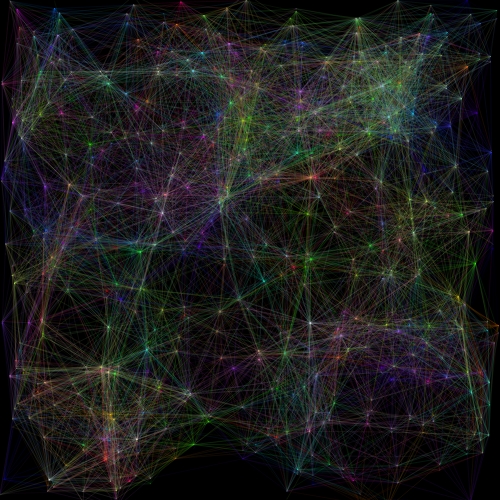
Frame 1 (no input)
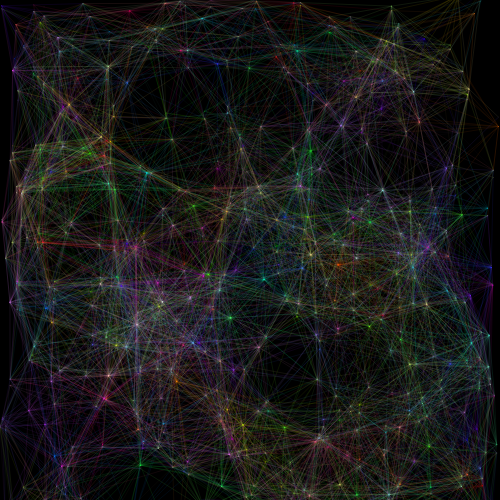
Frame 60 (no input)
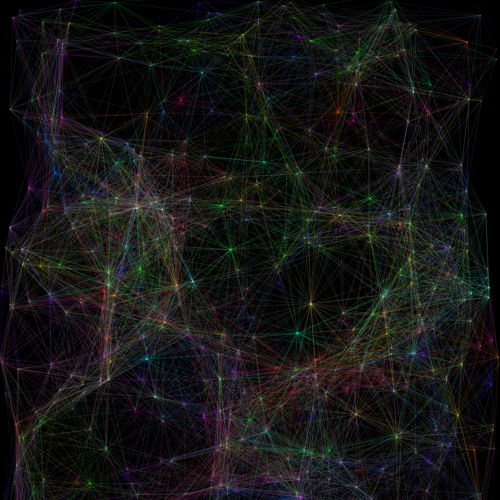
Frame 120 (the mouse pressed at the canvas centre since frame 60)

The p5.js sketch that drew these frames (run headless with seeded random() and noise() and a simulated clock; from frame 60 on, the mouse is pressed at the canvas centre):

// p5.js sketch
// ── sketch.js
let searchRadius = 100;
let instances = 500;
let x = [];
let y = [];
let xs = [];
let ys = [];
let col = [];
let noiseOffset;

function setup() {
  createCanvas(500, 500);
  strokeWeight(0.1);

  noiseOffset = random(50); // Valor aleatorio para el desplazamiento del ruido

  for (let i = 0; i < instances; ++i) {
    x[i] = random(width);
    y[i] = random(height);
    xs[i] = random(-10, 10);
    ys[i] = random(-10, 10);
    col[i] = color(random(255), random(255), random(255));
  }
}

function draw() {
  background(0);
  for (let i = 0; i < instances; ++i) {
    stroke(col[i]);

    // Calcula el valor de ruido para esta instancia
    let noiseValue = noise(noiseOffset + i * 0.01) * 2; // Ajusta el factor multiplicativo 

    y[i] += ys[i] + noiseValue;

    if (x[i] < 0 || x[i] > width) {
      xs[i] *= -1;
    }
    if (y[i] < 0 || y[i] > height) {
      ys[i] *= -1;
    }

    point(x[i], y[i]);

    for (let j = i; j < instances; ++j) {
      let distance = dist(x[i], y[i], x[j], y[j]);
      if (distance < searchRadius) {
        line(x[i], y[i], x[j], y[j]);
      }
    }
  }
}
